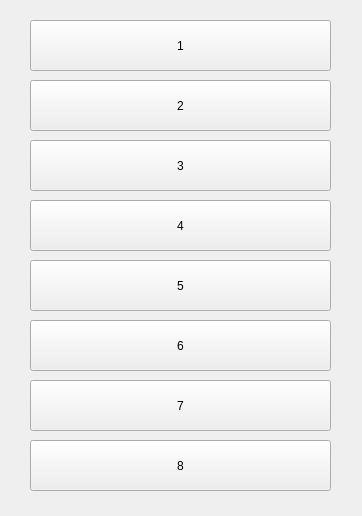
<?xml version="1.0" encoding="UTF-8"?>
<ui version="4.0">
 <class>shougang</class>
 <widget class="QWidget" name="shougang">
  <property name="geometry">
   <rect>
    <x>0</x>
    <y>0</y>
    <width>362</width>
    <height>516</height>
   </rect>
  </property>
  <property name="windowTitle">
   <string>SHOUGANG</string>
  </property>
  <widget class="QPushButton" name="destination1">
   <property name="geometry">
    <rect>
     <x>30</x>
     <y>20</y>
     <width>301</width>
     <height>51</height>
    </rect>
   </property>
   <property name="text">
    <string>1</string>
   </property>
  </widget>
  <widget class="QPushButton" name="destination2">
   <property name="geometry">
    <rect>
     <x>30</x>
     <y>80</y>
     <width>301</width>
     <height>51</height>
    </rect>
   </property>
   <property name="text">
    <string>2</string>
   </property>
  </widget>
  <widget class="QPushButton" name="destination3">
   <property name="geometry">
    <rect>
     <x>30</x>
     <y>140</y>
     <width>301</width>
     <height>51</height>
    </rect>
   </property>
   <property name="text">
    <string>3</string>
   </property>
  </widget>
  <widget class="QPushButton" name="destination4">
   <property name="geometry">
    <rect>
     <x>30</x>
     <y>200</y>
     <width>301</width>
     <height>51</height>
    </rect>
   </property>
   <property name="text">
    <string>4</string>
   </property>
  </widget>
  <widget class="QPushButton" name="destination5">
   <property name="geometry">
    <rect>
     <x>30</x>
     <y>260</y>
     <width>301</width>
     <height>51</height>
    </rect>
   </property>
   <property name="text">
    <string>5</string>
   </property>
  </widget>
  <widget class="QPushButton" name="destination6">
   <property name="geometry">
    <rect>
     <x>30</x>
     <y>320</y>
     <width>301</width>
     <height>51</height>
    </rect>
   </property>
   <property name="text">
    <string>6</string>
   </property>
  </widget>
  <widget class="QPushButton" name="destination7">
   <property name="geometry">
    <rect>
     <x>30</x>
     <y>380</y>
     <width>301</width>
     <height>51</height>
    </rect>
   </property>
   <property name="text">
    <string>7</string>
   </property>
  </widget>
  <widget class="QPushButton" name="destination8">
   <property name="geometry">
    <rect>
     <x>30</x>
     <y>440</y>
     <width>301</width>
     <height>51</height>
    </rect>
   </property>
   <property name="text">
    <string>8</string>
   </property>
  </widget>
 </widget>
 <resources/>
 <connections/>
</ui>
